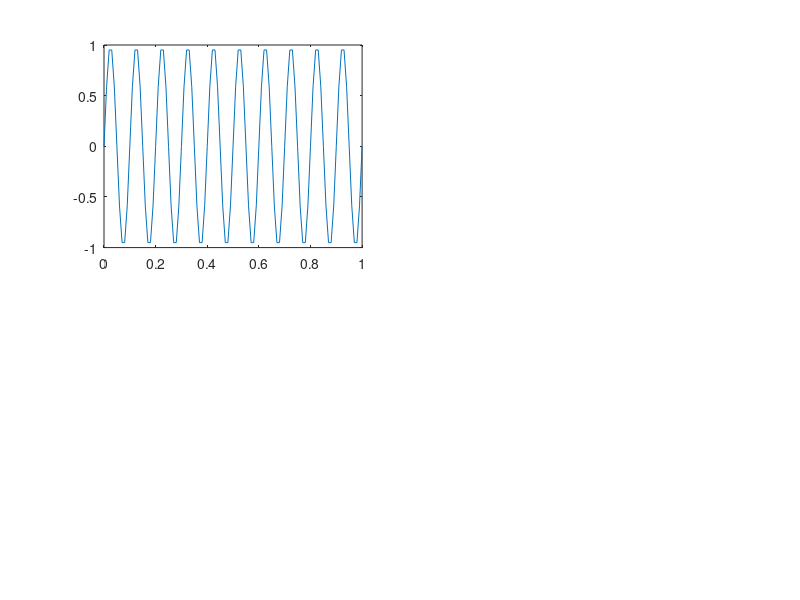

Write MATLAB code to recreate this figure. (Note: this script raises an error after producing the figure.)
clc;
clear all;
close all;
subplot(2,2,1);
t = 0:0.01:1;
f=10;
y = sin(2*pi*f*t);
plot(t,y);
grid(true);
y = sin(2*pi*f*t);
plot(t,y);
grid(true);
xlabel("Time");
ylabel("Amplitude");
title("Continuous Signal");

subplot(2,2,2);
fs= 0.5*f; %undersampled
t1 = 0:1/fs:1;
y1 = sin(2*pi*f*t1);
stem(t1,y1);
hold on;
plot(t1,y1);
grid(true);
xlabel("Time");
ylabel("Amplitude");
title("Under Sampled Signal");

subplot(2,2,3);
fs2= 3*f; %undersampled
t3 = 0:1/fs2:1;
y2 = sin(2*pi*f*t3);
stem(t3,y2);
hold on;
plot(t3,y2);
xgrid(true);
xlabel("Time");
ylabel("Amplitude");
legend("Discrete","Continuous")
title("Nyquist Sampled Signal");

subplot(2,2,4);
fs2= 100*f; %undersampled
t3 = 0:1/fs2:1;
y2 = sin(2*pi*f*t3);
stem(t3,y2);
hold on;
plot(t3,y2);
grid(true);
xlabel("Time");
ylabel("Amplitude");
legend("Discrete","Continuous")
title("Over Sampled Signal");